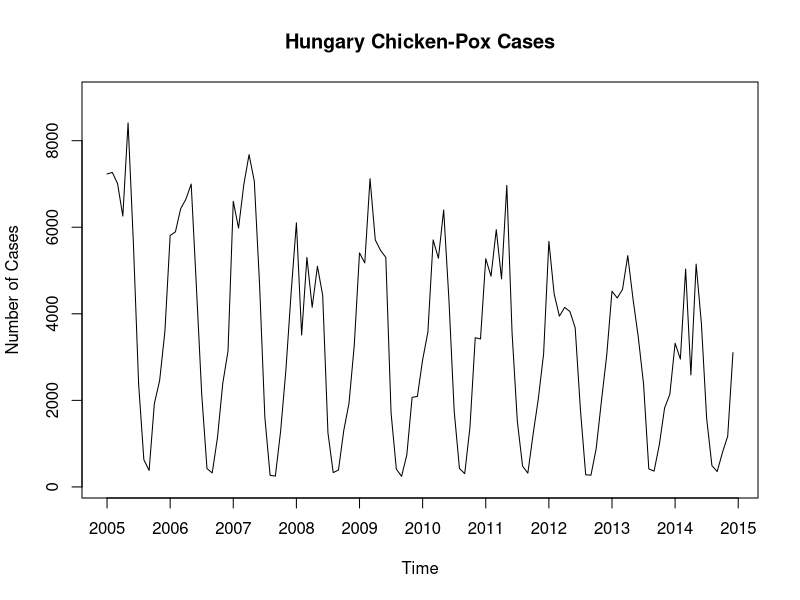
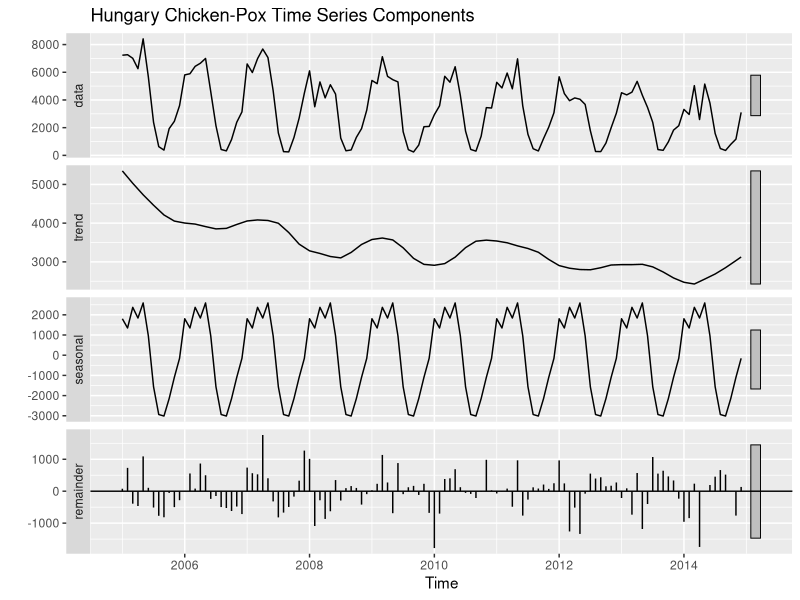
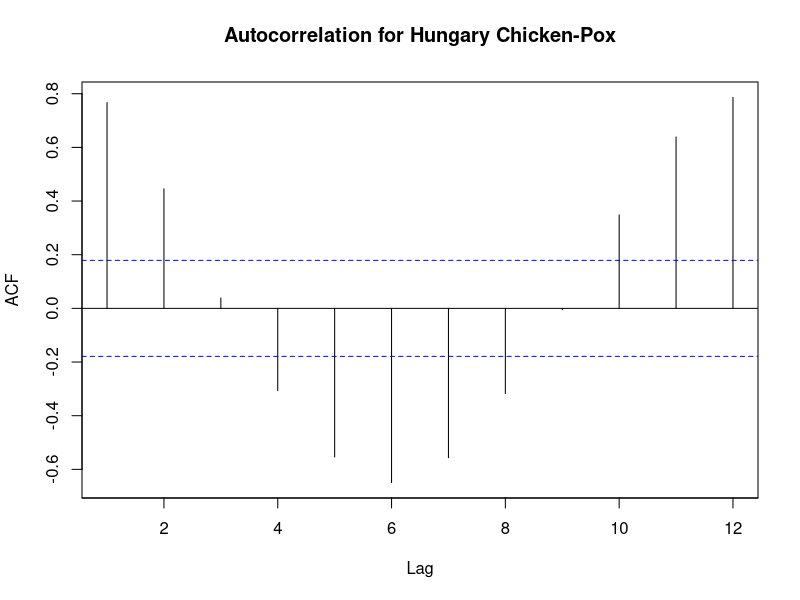
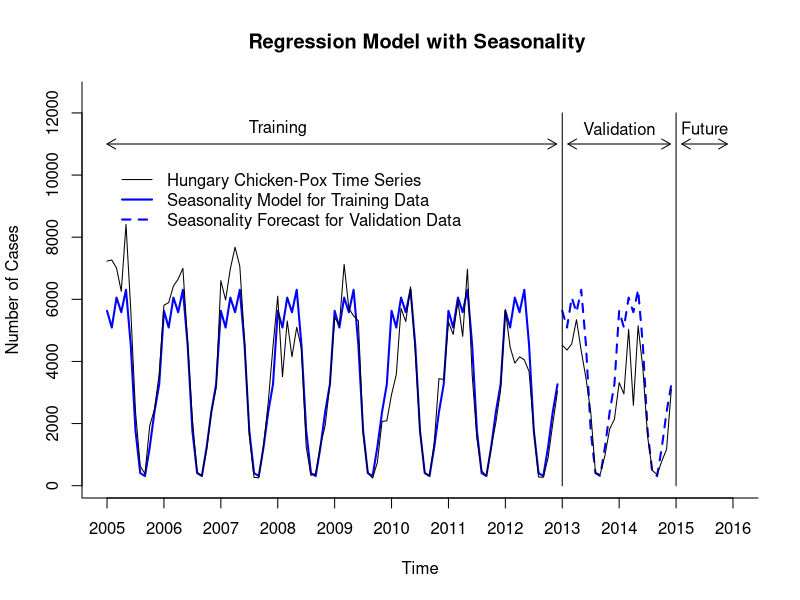
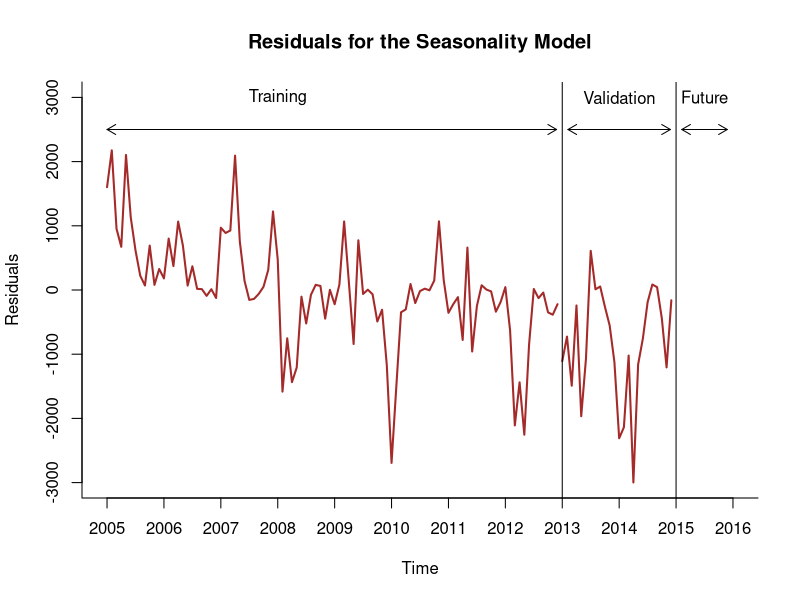
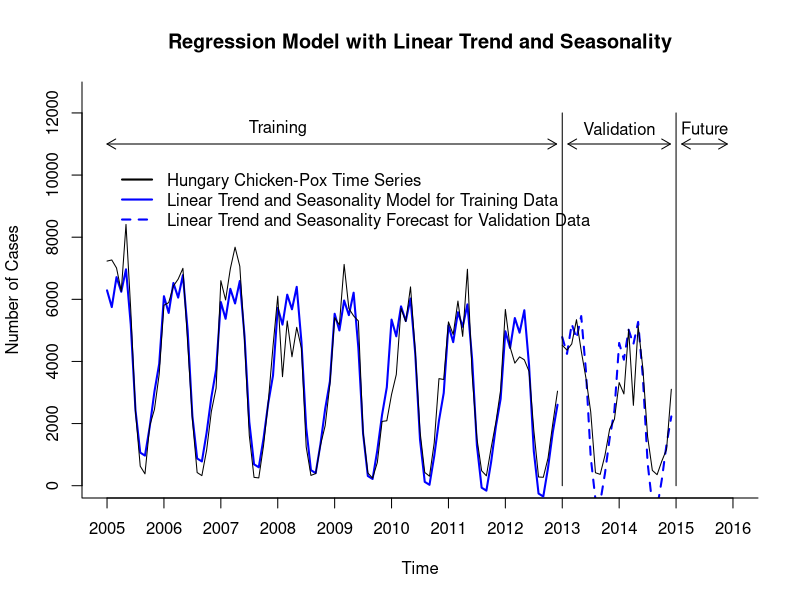
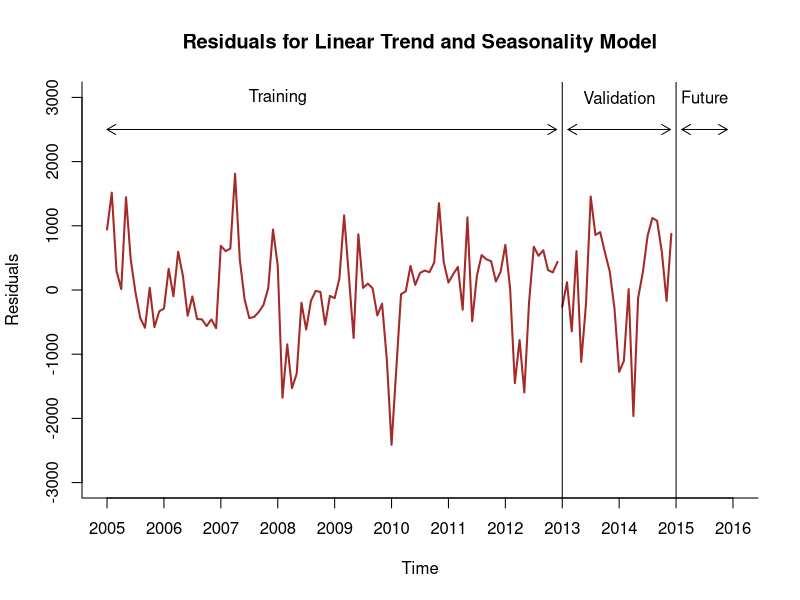
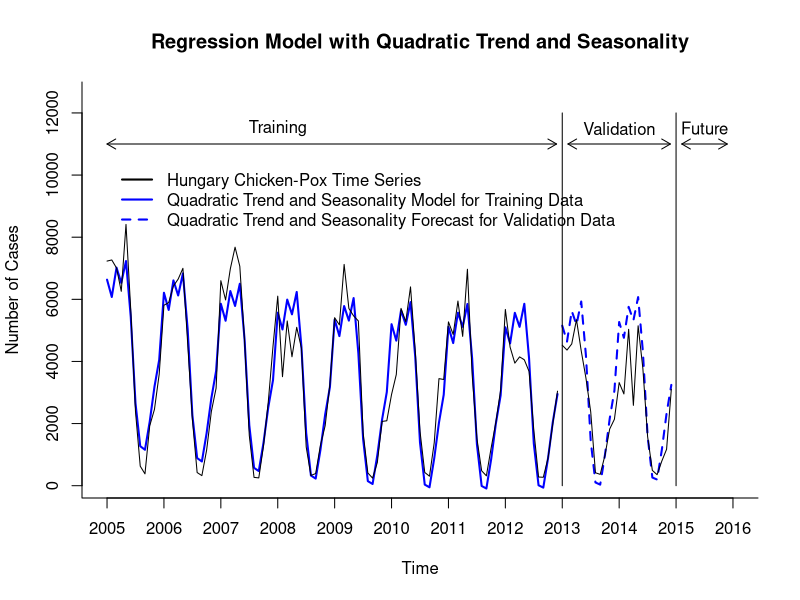

These figures' R source, in order:
## USE FORECAST LIBRARY.

library(forecast)

## CREATE DATA FRAME. 

# Set working directory for locating files.
setwd("/Users/vinaymanchundiya/Desktop/MSBA/Time Series/Project/Final")

# Create data frame.
Chickenpox.data <- read.csv("Hungary_Chickenpox_Dataset.csv")

# See the first and last six records of the file.
head(Chickenpox.data)
tail(Chickenpox.data)

## CREATE TIME SERIES DATA SET.
hungary_chickenpox.ts <- ts(Chickenpox.data$Data, 
                   start = c(2005, 1), end = c(2014, 12), freq = 12)

hungary_chickenpox.ts

## PLOT TIME SERIES DATA. 
## Use plot() to plot time series data  
plot(hungary_chickenpox.ts, 
     xlab = "Time", ylab = "Number of Cases", 
     ylim = c(100, 9000), xaxt = 'n',
     main = "Hungary Chicken-Pox Cases")

# Establish x-axis scale interval for time in months.
axis(1, at = seq(2005, 2015, 1), labels = format(seq(2005, 2015, 1)))

# Use stl() function to plot times series components(patterns) of the original data. 
chickenpox.stl <- stl(hungary_chickenpox.ts, s.window = "periodic")
autoplot(chickenpox.stl, main = "Hungary Chicken-Pox Time Series Components")

# Use Acf() function to identify autocorrelation and plot autocorrelation for different lags.
autocor <- Acf(hungary_chickenpox.ts, lag.max = 12, 
               main = "Autocorrelation for Hungary Chicken-Pox")

# Display autocorrelation coefficients for various lags.
Lag <- round(autocor$lag, 0)
ACF <- round(autocor$acf, 3)
data.frame(Lag, ACF)

## TEST PREDICTABILITY OF DATASET (Approach 1).

# Use Arima() function to fit AR(1) model for Chicken-Pox Cases.
# The ARIMA model of order = c(1,0,0) gives an AR(1) model.
chickenpox.ar1<- Arima(hungary_chickenpox.ts, order = c(1,0,0))
summary(chickenpox.ar1)

# Apply z-test to test the null hypothesis that beta 
# coefficient of AR(1) is equal to 1.
ar1 <- 0.7802
s.e. <- 0.0572
null_mean <- 1
alpha <- 0.05
z.stat <- (ar1-null_mean)/s.e.
z.stat
p.value <- pnorm(z.stat)
p.value
if (p.value<alpha) {
  "Reject null hypothesis"
} else {
  "Accept null hypothesis"
}


# Define the numbers of months in the training and validation sets, nTrain and nValid, respectively.
#Training Period from Jan 2005 - Dec 2012 = 96
#Validation Period from Jan 2013 to Dec 2014 = 24
nValid <- 24
nTrain <- length(hungary_chickenpox.ts) - nValid
train.ts <- window(hungary_chickenpox.ts, start = c(2005, 1), end = c(2005, nTrain))
valid.ts <- window(hungary_chickenpox.ts, start = c(2005, nTrain + 1), 
                   end = c(2005, nTrain + nValid))
train.ts
valid.ts

#------------------------------------------------------------------

## Model 1: Regression Model with Seasonality
## FORECAST AND PLOT DATA

# Use tslm() function to create seasonal model.
train.season <- tslm(train.ts ~ season)

# See summary of seasonal model and associated parameters.
summary(train.season)

# If necessary, run the following code to identify seasons.
train.season$data 

# Apply forecast() function to make predictions for ts with seasonality data in validation set.  
train.season.pred <- forecast(train.season, h = nValid, level = 0)
train.season.pred

# Plot ts data, regression model with seasonality, and forecast for validation period.
plot(train.season.pred$mean, 
     xlab = "Time", ylab = "Number of Cases",
     ylim = c(100, 12500), bty = "l",
     xlim = c(2005, 2016), xaxt = "n",
     main = "Regression Model with Seasonality ", 
     lty = 2, lwd = 2, col = "blue") 
axis(1, at = seq(2005, 2016, 1), labels = format(seq(2005, 2016, 1)))
lines(train.season.pred$fitted, col = "blue", lwd = 2)
lines(train.ts, col = "black", lty = 1)
lines(valid.ts, col = "black", lty = 1)
legend(2005,10500, legend = c("Hungary Chicken-Pox Time Series", "Seasonality Model for Training Data",
                             "Seasonality Forecast for Validation Data"), 
       col = c("black", "blue" , "blue"), 
       lty = c(1, 1, 2), lwd =c(1, 2, 2), bty = "n")

# Plot on the chart vertical lines and horizontal arrows
# describing training, validation, and future prediction intervals.
lines(c(2013, 2013), c(0, 12000))
lines(c(2015, 2015), c(0, 12000))
text(2008, 11500, "Training")
text(2014, 11500, "Validation")
text(2015.5, 11500, "Future")
arrows(2005, 11000, 2012.9, 11000, code = 3, length = 0.1,
       lwd = 1, angle = 30)
arrows(2013.1, 11000, 2014.9, 11000, code = 3, length = 0.1,
       lwd = 1, angle = 30)
arrows(2015.1, 11000, 2015.9, 11000, code = 3, length = 0.1,
       lwd = 1, angle = 30)

# Plot residuals of the model with seasonality.
plot(train.season.pred$residuals, 
     xlab = "Time", ylab = "Residuals", 
     ylim = c(-3000, 3000), bty = "l",
     xlim = c(2005, 2016), xaxt = "n", 
     main = "Residuals for the Seasonality Model", 
     col = "brown", lwd = 2) 
axis(1, at = seq(2005, 2016, 1), labels = format(seq(2005, 2016, 1)))
lines(valid.ts - train.season.pred$mean, col = "brown", lty = 1, lwd=2)


# Plot on the chart vertical lines and horizontal arrows
# describing training, validation, and future prediction intervals.
lines(c(2013, 2013), c(-4000, 4000))
lines(c(2015, 2015), c(-4000, 4000))
text(2008, 3000, "Training")
text(2014, 3000, "Validation")
text(2015.5, 3000, "Future")
arrows(2005, 2500, 2012.9, 2500, code = 3, length = 0.1,
       lwd = 1, angle = 30)
arrows(2013.1, 2500, 2014.9, 2500, code = 3, length = 0.1,
       lwd = 1, angle = 30)
arrows(2015.1, 2500, 2015.9, 2500, code = 3, length = 0.1,
       lwd = 1, angle = 30)

#------------------------------------------------------------------

## Model 2: Regression Model with Linear Trend and Seasonality

# Use tslm() function to create linear trend and seasonal model.
train.lin.season <- tslm(train.ts ~ trend + season)

# See summary of linear trend and seasonality model and associated parameters.
summary(train.lin.season)

# Apply forecast() function to make predictions for ts with 
# linear trend and seasonality data in validation set.  
train.lin.season.pred <- forecast(train.lin.season, h = nValid, level = 0)
train.lin.season.pred

# Plot ts data, linear trend and seasonality data, and predictions for validation period.
plot(train.lin.season.pred$mean, 
     xlab = "Time", ylab = "Number of Cases", 
     ylim = c(100, 12500), bty = "l",
     xlim = c(2005, 2016), xaxt = "n",
     main = "Regression Model with Linear Trend and Seasonality", 
     lty = 2, lwd = 2, col = "blue") 
axis(1, at = seq(2005, 2016, 1), labels = format(seq(2005, 2016, 1)))
lines(train.lin.season.pred$fitted, col = "blue", lwd = 2)
lines(train.ts, col = "black", lty = 1, lwd = 1)
lines(valid.ts, col = "black", lty = 1, lwd = 1)
legend(2005,10500, legend = c("Hungary Chicken-Pox Time Series", 
                             "Linear Trend and Seasonality Model for Training Data",
                             "Linear Trend and Seasonality Forecast for Validation Data"), 
       col = c("black", "blue" , "blue"), 
       lty = c(1, 1, 2), lwd =c(2, 2, 2), bty = "n")


# Plot on the chart vertical lines and horizontal arrows
# describing training, validation, and future prediction intervals.
lines(c(2013, 2013), c(0, 12000))
lines(c(2015, 2015), c(0, 12000))
text(2008, 11500, "Training")
text(2014, 11500, "Validation")
text(2015.5, 11500, "Future")
arrows(2005, 11000, 2012.9, 11000, code = 3, length = 0.1,
       lwd = 1, angle = 30)
arrows(2013.1, 11000, 2014.9, 11000, code = 3, length = 0.1,
       lwd = 1, angle = 30)
arrows(2015.1, 11000, 2015.9, 11000, code = 3, length = 0.1,
       lwd = 1, angle = 30)

# Plot residuals of predictions with linear trend and seasonality.
plot(train.lin.season.pred$residuals, 
     xlab = "Time", ylab = "Residuals", 
     ylim = c(-3000, 3000), bty = "l",
     xlim = c(2005, 2016), xaxt = "n",
     main = "Residuals for Linear Trend and Seasonality Model", 
     col = "brown", lwd = 2) 
axis(1, at = seq(2005, 2016, 1), labels = format(seq(2005, 2016, 1)))
lines(valid.ts - train.lin.season.pred$mean, col = "brown", lty = 1, lwd=2)

# Plot on the chart vertical lines and horizontal arrows
# describing training, validation, and future prediction intervals.
lines(c(2013, 2013), c(-4000, 4000))
lines(c(2015, 2015), c(-4000, 4000))
text(2008, 3000, "Training")
text(2014, 3000, "Validation")
text(2015.5, 3000, "Future")
arrows(2005, 2500, 2012.9, 2500, code = 3, length = 0.1,
       lwd = 1, angle = 30)
arrows(2013.1, 2500, 2014.9, 2500, code = 3, length = 0.1,
       lwd = 1, angle = 30)
arrows(2015.1, 2500, 2015.9, 2500, code = 3, length = 0.1,
       lwd = 1, angle = 30)

#------------------------------------------------------------------

## Model 3: Regression Model with Quadratic Trend and Seasonality

# Use tslm() function to create quadratic trend and seasonal model.
train.quad.season <- tslm(train.ts ~ trend + I(trend^2) + season)

# See summary of quadratic trend and seasonality model and associated parameters.
summary(train.quad.season)

# Apply forecast() function to make predictions for ts with 
# trend and seasonality data in validation set.  
train.quad.season.pred <- forecast(train.quad.season, h = nValid, level = 0)
train.quad.season.pred

# Plot ts data, trend and seasonality data, and predictions for validation period.
plot(train.quad.season.pred$mean, 
     xlab = "Time", ylab = "Number of Cases", 
     ylim = c(100, 12500), bty = "l",
     xlim = c(2005, 2016), xaxt = "n", 
     main = "Regression Model with Quadratic Trend and Seasonality", 
     lty = 2, lwd = 2, col = "blue") 
axis(1, at = seq(2005, 2016, 1), labels = format(seq(2005, 2016, 1)))
lines(train.quad.season.pred$fitted, col = "blue", lwd = 2)
lines(train.ts, col = "black", lty = 1, lwd = 1)
lines(valid.ts, col = "black", lty = 1, lwd = 1)
legend(2005,10500, legend = c("Hungary Chicken-Pox Time Series", 
                             "Quadratic Trend and Seasonality Model for Training Data",
                             "Quadratic Trend and Seasonality Forecast for Validation Data"), 
       col = c("black", "blue" , "blue"), 
       lty = c(1, 1, 2), lwd =c(2, 2, 2), bty = "n")

# Plot on the chart vertical lines and horizontal arrows
# describing training, validation, and future prediction intervals.
lines(c(2013, 2013), c(0, 12000))
lines(c(2015, 2015), c(0, 12000))
text(2008, 11500, "Training")
text(2014, 11500, "Validation")
text(2015.5, 11500, "Future")
arrows(2005, 11000, 2012.9, 11000, code = 3, length = 0.1,
       lwd = 1, angle = 30)
arrows(2013.1, 11000, 2014.9, 11000, code = 3, length = 0.1,
       lwd = 1, angle = 30)
arrows(2015.1, 11000, 2015.9, 11000, code = 3, length = 0.1,
       lwd = 1, angle = 30)

# Plot residuals of predictions with quadratic trend and seasonality.
plot(train.quad.season.pred$residuals, 
     xlab = "Time", ylab = "Residuals", 
     ylim = c(-3000, 3000), bty = "l",
     xlim = c(2005, 2016), xaxt = "n",
     main = "Residuals for Quadratic Trend and Seasonality Model", 
     col = "brown", lwd = 2) 
axis(1, at = seq(2005, 2016, 1), labels = format(seq(2005, 2016, 1)))
lines(valid.ts - train.quad.season.pred$mean, col = "brown", lty = 1, lwd=2)

lines(c(2013, 2013), c(-4000, 4000))
lines(c(2015, 2015), c(-4000, 4000))
text(2008, 3000, "Training")
text(2014, 3000, "Validation")
text(2015.5, 3000, "Future")
arrows(2005, 2500, 2012.9, 2500, code = 3, length = 0.1,
       lwd = 1, angle = 30)
arrows(2013.1, 2500, 2014.9, 2500, code = 3, length = 0.1,
       lwd = 1, angle = 30)
arrows(2015.1, 2500, 2015.9, 2500, code = 3, length = 0.1,
       lwd = 1, angle = 30)
    
#------------------------------------------------------------------

# Model 4 AUTO ARIMA MODEL.

# Use auto.arima() function to fit ARIMA model.
# Use summary() to show auto ARIMA model and its parameters.
train.auto.arima <- auto.arima(train.ts)
summary(train.auto.arima)

# Apply forecast() function to make predictions for ts with 
# auto ARIMA model in validation set.  
train.auto.arima.pred <- forecast(train.auto.arima, h = nValid, level = 0)
train.auto.arima.pred

# Using Acf() function, create autocorrelation chart of auto ARIMA 
# model residuals.
Acf(train.auto.arima$residuals, lag.max = 12, 
    main = "Autocorrelations of Auto ARIMA Model Residuals")

# Plot ts data, trend and seasonality data, and predictions for validation period.
plot(train.auto.arima.pred, 
     xlab = "Time", ylab = "Number of Cases", 
     ylim = c(100, 12500), xaxt = "n", 
     bty = "l", xlim = c(2005, 2016), 
     main = "Auto ARIMA Model", lwd = 2, flty = 5) 
axis(1, at = seq(2005, 2016, 1), labels = format(seq(2005, 2016, 1)))
lines(train.auto.arima.pred$fitted, col = "blue", lwd = 2)
lines(valid.ts, col = "black", lwd = 2, lty = 1)
legend(2005,10500, legend = c("Shipment Time Series", 
                              "Auto ARIMA Forecast for Training Period",
                              "Auto ARIMA Forecast for Validation Period"), 
       col = c("black", "blue" , "blue"), 
       lty = c(1, 1, 5), lwd =c(2, 2, 2), bty = "n")

# Plot on the chart vertical lines and horizontal arrows
# describing training, validation, and future prediction intervals.
lines(c(2013, 2013), c(0, 12000))
lines(c(2015, 2015), c(0, 12000))
text(2008, 11500, "Training")
text(2014, 11500, "Validation")
text(2015.5, 11500, "Future")
arrows(2005, 11000, 2012.9, 11000, code = 3, length = 0.1,
       lwd = 1, angle = 30)
arrows(2013.1, 11000, 2014.9, 11000, code = 3, length = 0.1,
       lwd = 1, angle = 30)
arrows(2015.1, 11000, 2015.9, 11000, code = 3, length = 0.1,
       lwd = 1, angle = 30)

#------------------------------------------------------------------

# Model 5 HOLTS WINTER EXPONENTIAL SMOOTHING.

## HOLT-WINTER'S (HW) EXPONENTIAL SMOOTHING WITH PARTITIONED DATA, AUTOMATIC
## ERROR, TREND and SEASONALITY (ZZZ) OPTIONS, AND OPTIMAL PARAMETERS
## ALPHA, BETA, AND GAMMA.
### zzz will identify best options and best parameters

# Create Holt-Winter's (HW) exponential smoothing for partitioned data.
# Use ets() function with model = "ZZZ", i.e., automatic selection of
# error, trend, and seasonality options.
# Use optimal alpha, beta, & gamma to fit HW over the training period.
hw.ZZZ <- ets(train.ts, model = "ZZZ")
hw.ZZZ 

# Use forecast() function to make predictions using this HW model with 
# validation period (nValid). 
# Show predictions in tabular format.
hw.ZZZ.pred <- forecast(hw.ZZZ, h = nValid, level = 0)
hw.ZZZ.pred

# Plot HW predictions for original data, automatic selection of the 
# model and optimal smoothing parameters.
plot(hw.ZZZ.pred$mean, 
     xlab = "Time", ylab = "Number of Cases", ylim = c(100, 12500), 
     bty = "l", xlim = c(2005, 2016), xaxt = "n",
     main = "Holt-Winter's Model with Automatic Selection of Model Options", 
     lty = 5, col = "blue", lwd = 2) 
axis(1, at = seq(2005, 2016, 1), labels = format(seq(2005, 2016, 1)))
lines(hw.ZZZ.pred$fitted, col = "blue", lwd = 2)
lines(hungary_chickenpox.ts)
legend(2005,10500, 
       legend = c("Chicken-Pox Time Series", 
                  "Holt-Winter's Model for Training Partition",
                  "Holt-Winter's Model for Validation Partition"), 
       col = c("black", "blue" , "blue"), 
       lty = c(1, 1, 2), lwd =c(1, 2, 2), bty = "n")

# Plot on the chart vertical lines and horizontal arrows
# describing training, validation, and future prediction intervals.
lines(c(2013, 2013), c(0, 12000))
lines(c(2015, 2015), c(0, 12000))
text(2008, 11500, "Training")
text(2014, 11500, "Validation")
text(2015.5, 11500, "Future")
arrows(2005, 11000, 2012.9, 11000, code = 3, length = 0.1,
       lwd = 1, angle = 30)
arrows(2013.1, 11000, 2014.9, 11000, code = 3, length = 0.1,
       lwd = 1, angle = 30)
arrows(2015.1, 11000, 2015.9, 11000, code = 3, length = 0.1,
       lwd = 1, angle = 30)

#------------------------------------------------------------------

## Accuracy Measures
round(accuracy(train.season.pred$mean, valid.ts),3)
round(accuracy(train.lin.season.pred$mean, valid.ts),3)
round(accuracy(train.quad.season.pred$mean, valid.ts),3)
round(accuracy(hw.ZZZ.pred$mean, valid.ts), 3)
round(accuracy(train.auto.arima.pred$mean, valid.ts), 3)


#------------------------------------------------------------------

## Entire Dataset
## Model 3: Regression Model with Quadratic Trend and Seasonality for Entire Dataset

# Use tslm() function to create model with quadratic trend and seasonality on the entire dataset.
chickenpox.quad.season <- tslm(hungary_chickenpox.ts ~ trend + I(trend^2) + season)

# See summary of quadratic trend and seasonality equation and associated parameters of entire dataset.
summary(chickenpox.quad.season)

# Apply forecast() function to make predictions for ts with 
# quadratic trend and seasonality data 12 months in 2015.
chickenpox.quad.season.pred <- forecast(chickenpox.quad.season, h = 12, level = 0)
chickenpox.quad.season.pred

# Plot ts data, regression model with quadratic trend and seasonality data, 
# and predictions for 8 future periods i.e. 8 quarters in this case.
plot(chickenpox.quad.season.pred$mean, 
     xlab = "Time", ylab = "Number of Cases", 
     ylim = c(100, 12500), bty = "l",
     xlim = c(2005, 2016), xaxt = "n",
     main = "Regression Model with Quadratic Trend and Seasonality and Forecast for Future Periods", 
     lty = 2, lwd = 2, col = "blue") 
axis(1, at = seq(2005, 2016, 1), labels = format(seq(2005, 2016, 1)))
lines(chickenpox.quad.season.pred$fitted, col = "blue", lwd = 2)
lines(hungary_chickenpox.ts)
legend(2005,10500, legend = c("Hungary Chicken-Pox Time Series", 
                              "Quadratic and Seasonal Trend Model for Entire Data",
                              "Quadratic and Seasonal Forecast for Future 12 months i.e, 2015"), 
       col = c("black", "blue" , "blue"), 
       lty = c(1, 1, 2), lwd =c(1, 2, 2), bty = "n")


# Plot on chart vertical lines and horizontal arrows describing
# entire data set and future prediction intervals.
lines(c(2015, 2015), c(0, 12500))
text(2008, 11500, "Data Set")
text(2015.5, 11500, "Future")
arrows(2005, 11000, 2014.8, 11000, code = 3, length = 0.1,
       lwd = 1, angle = 30)
arrows(2015.1, 11000, 2016, 11000, code = 3, length = 0.1,
       lwd = 1, angle = 30)


#------------------------------------------------------------------

## Entire Dataset

## Model 4: AUTO ARIMA for Entire Dataset

auto.arima <- auto.arima(hungary_chickenpox.ts)
summary(auto.arima)

# Apply forecast() function to make predictions for ts with auto ARIMA model for the future 12 months. 
auto.arima.pred <- forecast(auto.arima, h = 12, level = 0)
auto.arima.pred

# Use Acf() function to create autocorrelation chart of auto ARIMA model residuals.
Acf(auto.arima$residuals, lag.max = 12, 
    main = "Autocorrelations of Auto ARIMA Model Residuals for entire dataset")

# Plot historical data, predictions for historical data, and Auto ARIMA 
# forecast for 12 future periods.
plot(hungary_chickenpox.ts, 
     xlab = "Time", ylab = "Number of Cases", 
     ylim = c(100, 12500), xaxt = "n", 
     bty = "l", xlim = c(2005, 2016), lwd = 2,
     main = "Auto ARIMA Model for Entire Dataset") 
axis(1, at = seq(2005, 2016, 1), labels = format(seq(2005, 2016, 1)))
lines(auto.arima$fitted, col = "blue", lwd = 2)
lines(auto.arima.pred$mean, col = "blue", lty = 5, lwd = 2)
legend(2005,10500, legend = c("Hungary Chicken-Pox Time Series", 
                              "Auto ARIMA Forecast", 
                              "Seasonal ARIMA Forecast for 12 Future months of 2015"), 
       col = c("black", "blue" , "blue"), 
       lty = c(1, 1, 5), lwd =c(2, 2, 2), bty = "n")

 
# plot on the chart vertical lines and horizontal arrows
# describing training and future prediction intervals.
lines(c(2015, 2015), c(0, 12500))
text(2008, 11500, "Data Set")
text(2015.5, 11500, "Future")
arrows(2005, 11000, 2014.8, 11000, code = 3, length = 0.1,
       lwd = 1, angle = 30)
arrows(2015.1, 11000, 2016, 11000, code = 3, length = 0.1,
       lwd = 1, angle = 30)

#------------------------------------------------------------------
# Model 5 HOLTS WINTER EXPONENTIAL SMOOTHING.
## FORECAST WITH HOLT-WINTER'S MODEL USING ENTIRE DATA SET INTO
## THE FUTURE FOR 12 PERIODS.

# Create Holt-Winter's (HW) exponential smoothing for full Amtrak data set. 
# Use ets() function with model = "ZZZ", to identify the best HW option
# and optimal alpha, beta, & gamma to fit HW for the entire data period.
# M,Ad, M represents m and  M is multiplicative error, multiplicative 
# Multiplicative trend and Ad is additive and d is damping factor
HW.ZZZ <- ets(hungary_chickenpox.ts, model = "ZZZ")
HW.ZZZ 

# Use forecast() function to make predictions using this HW model for
# 12 month into the future.
HW.ZZZ.pred <- forecast(HW.ZZZ, h = 12 , level = 0)
HW.ZZZ.pred

# Use forecast() function to make predictions using this HW model for
# 12 month into the future.
HW.ZZZ.pred <- forecast(HW.ZZZ, h = 12 , level = 0)
HW.ZZZ.pred

# plot HW predictions for original data, optimal smoothing parameters.
plot(HW.ZZZ.pred$mean, 
     xlab = "Time", ylab = "Number of Cases", ylim = c(100, 12500), 
     bty = "l", xlim = c(2005, 2016), xaxt = "n",
     main = "Holt-Winter's Automated Model for Entire Data Set and Forecast for Future 12 Periods", 
     lty = 2, col = "blue", lwd = 2) 
axis(1, at = seq(2005, 2016, 1), labels = format(seq(2005, 2016, 1)))
lines(HW.ZZZ.pred$fitted, col = "blue", lwd = 2)
lines(hungary_chickenpox.ts)
legend(2005,10500, 
       legend = c("Hungary Chicken-Pox Time Series", 
                  "Holt-Winter'sModel for Entire Data Set",
                  "Holt-Winter's Model Forecast, Future 12 Periods"), 
       col = c("black", "blue" , "blue"), 
       lty = c(1, 1, 2), lwd =c(1, 2, 2), bty = "n")

# Plot on chart vertical lines and horizontal arrows describing
# entire data set and future prediction intervals.
lines(c(2015, 2015), c(0, 12500))
text(2008, 11500, "Data Set")
text(2015.5, 11500, "Future")
arrows(2005, 11000, 2014.8, 11000, code = 3, length = 0.1,
       lwd = 1, angle = 30)
arrows(2015.1, 11000, 2016, 11000, code = 3, length = 0.1,
       lwd = 1, angle = 30)


#------------------------------------------------------------------

# Use accuracy() function to identify common accuracy measures
# (1) Quadratic Trend and Seasonality for entire dataset,
round(accuracy(chickenpox.quad.season.pred$fitted, hungary_chickenpox.ts),3)

# (2) Auto ARIMA Model,
round(accuracy(auto.arima.pred$fitted, hungary_chickenpox.ts), 3)

# (3) Holt's Winter Model,
round(accuracy(HW.ZZZ.pred$fitted, hungary_chickenpox.ts), 3)

# (4) Seasonal Naive,
round(accuracy((snaive(hungary_chickenpox.ts))$fitted,hungary_chickenpox.ts), 3)

# (5) Naive,
round(accuracy((naive(hungary_chickenpox.ts))$fitted,hungary_chickenpox.ts), 3)



